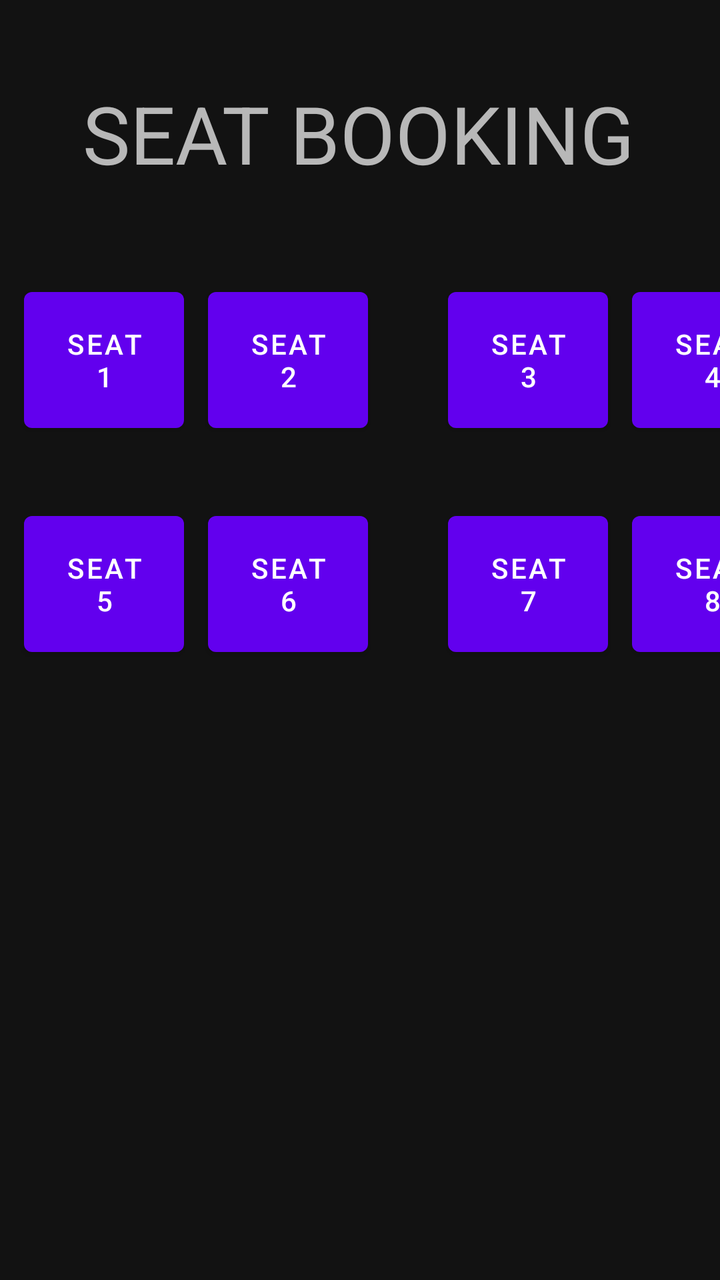
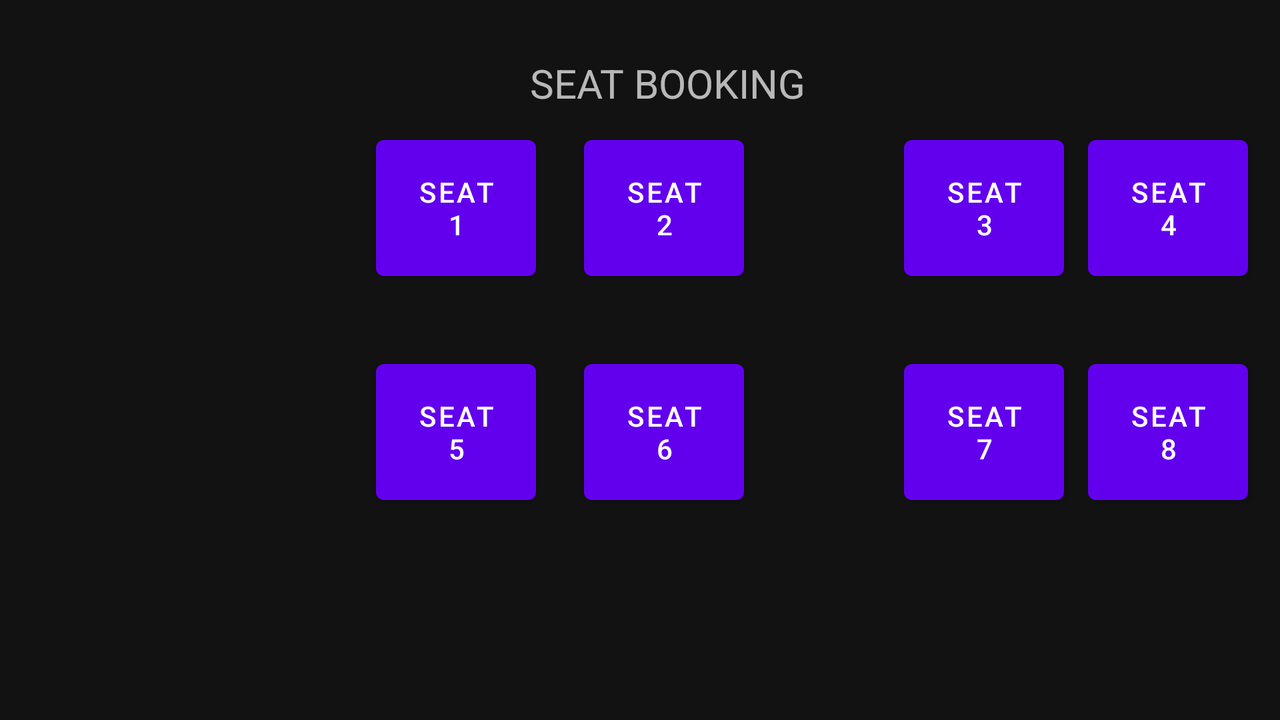

One screen, two layout resources from the same app: the default and the repository's alternative for another configuration. Each is rendered where Android would select it; the XML of both is given below.
<!-- AndroidManifest.xml: application theme Theme.Bioskop -->
<!-- res/layout/seat_fragment.xml -->
<?xml version="1.0" encoding="utf-8"?>
<androidx.constraintlayout.widget.ConstraintLayout xmlns:android="http://schemas.android.com/apk/res/android"
    xmlns:app="http://schemas.android.com/apk/res-auto"
    xmlns:tools="http://schemas.android.com/tools"
    android:layout_width="match_parent"
    android:layout_height="match_parent"
    tools:context=".seat.SeatFragment">


    <Button
        android:id="@+id/button5"
        android:layout_width="80dp"
        android:layout_height="80dp"
        android:layout_marginStart="12dp"
        android:layout_marginTop="252dp"
        android:text="Seat 5"
        app:layout_constraintStart_toStartOf="parent"
        app:layout_constraintTop_toTopOf="parent" />

    <Button
        android:id="@+id/button6"
        android:layout_width="80dp"
        android:layout_height="80dp"
        android:layout_marginStart="12dp"
        android:layout_marginTop="252dp"
        android:text="Seat 6"
        app:layout_constraintStart_toEndOf="@+id/button5"
        app:layout_constraintTop_toTopOf="parent" />

    <Button
        android:id="@+id/button7"
        android:layout_width="80dp"
        android:layout_height="80dp"
        android:layout_marginStart="40dp"
        android:layout_marginTop="252dp"
        android:text="Seat 7"
        app:layout_constraintStart_toEndOf="@+id/button2"
        app:layout_constraintTop_toTopOf="parent" />

    <Button
        android:id="@+id/button8"
        android:layout_width="80dp"
        android:layout_height="80dp"
        android:layout_marginStart="12dp"
        android:layout_marginTop="252dp"
        android:text="Seat 8"
        app:layout_constraintStart_toEndOf="@+id/button3"
        app:layout_constraintTop_toTopOf="parent" />

    <Button
        android:id="@+id/button1"
        android:layout_width="80dp"
        android:layout_height="80dp"
        android:layout_marginStart="12dp"
        android:layout_marginTop="140dp"
        android:text="Seat 1"
        app:layout_constraintStart_toStartOf="parent"
        app:layout_constraintTop_toTopOf="parent" />

    <Button
        android:id="@+id/button3"
        android:layout_width="80dp"
        android:layout_height="80dp"
        android:layout_marginStart="40dp"
        android:layout_marginTop="140dp"
        android:text="Seat 3"
        app:layout_constraintStart_toEndOf="@+id/button2"
        app:layout_constraintTop_toTopOf="parent" />

    <Button
        android:id="@+id/button4"
        android:layout_width="80dp"
        android:layout_height="80dp"
        android:layout_marginStart="12dp"
        android:layout_marginTop="140dp"
        android:text="Seat 4"
        app:layout_constraintStart_toEndOf="@+id/button3"
        app:layout_constraintTop_toTopOf="parent" />

    <Button
        android:id="@+id/button2"
        android:layout_width="80dp"
        android:layout_height="80dp"
        android:layout_marginStart="12dp"
        android:layout_marginTop="140dp"
        android:text="Seat 2"
        app:layout_constraintStart_toEndOf="@+id/button1"
        app:layout_constraintTop_toTopOf="parent" />

    <TextView
        android:id="@+id/textView"
        android:layout_width="wrap_content"
        android:layout_height="wrap_content"
        android:layout_marginTop="40dp"
        android:text="SEAT BOOKING"
        android:textSize="40dp"
        app:layout_constraintEnd_toEndOf="parent"
        app:layout_constraintHorizontal_bias="0.496"
        app:layout_constraintStart_toStartOf="parent"
        app:layout_constraintTop_toTopOf="parent" />

</androidx.constraintlayout.widget.ConstraintLayout>
<!-- resources referenced by this layout -->
<resources>
  <style name="Theme.Bioskop" parent="Theme.MaterialComponents.NoActionBar">
          
          <item name="colorPrimary">@color/purple_500</item>
          <item name="colorPrimaryVariant">@color/purple_700</item>
          <item name="colorOnPrimary">@color/white</item>
          
          <item name="colorSecondary">@color/teal_200</item>
          <item name="colorSecondaryVariant">@color/teal_700</item>
          <item name="colorOnSecondary">@color/black</item>
          
          <item name="android:statusBarColor" tools:targetApi="l">?attr/colorPrimaryVariant</item>
          
      </style>
</resources>
<!-- res/layout-land/seat_fragment.xml (the repository's variant of the layout above) -->
<!-- drawn on the phone turned sideways -->
<?xml version="1.0" encoding="utf-8"?>
<androidx.constraintlayout.widget.ConstraintLayout xmlns:android="http://schemas.android.com/apk/res/android"
    xmlns:app="http://schemas.android.com/apk/res-auto"
    xmlns:tools="http://schemas.android.com/tools"
    android:layout_width="match_parent"
    android:layout_height="match_parent"
    tools:context=".seat.SeatFragment">


    <Button
        android:id="@+id/button2"
        android:layout_width="80dp"
        android:layout_height="80dp"
        android:layout_marginStart="24dp"
        android:layout_marginTop="64dp"
        android:text="Seat 2"
        app:layout_constraintStart_toEndOf="@+id/button1"
        app:layout_constraintTop_toTopOf="parent" />

    <Button
        android:id="@+id/button6"
        android:layout_width="80dp"
        android:layout_height="80dp"
        android:layout_marginStart="24dp"
        android:layout_marginTop="176dp"
        android:text="Seat 6"
        app:layout_constraintStart_toEndOf="@+id/button5"
        app:layout_constraintTop_toTopOf="parent" />

    <Button
        android:id="@+id/button3"
        android:layout_width="80dp"
        android:layout_height="80dp"
        android:layout_marginStart="80dp"
        android:layout_marginTop="64dp"
        android:text="Seat 3"
        app:layout_constraintStart_toEndOf="@+id/button2"
        app:layout_constraintTop_toTopOf="parent" />

    <Button
        android:id="@+id/button4"
        android:layout_width="80dp"
        android:layout_height="80dp"
        android:layout_marginStart="12dp"
        android:layout_marginTop="64dp"
        android:text="Seat 4"
        app:layout_constraintStart_toEndOf="@+id/button3"
        app:layout_constraintTop_toTopOf="parent" />

    <TextView
        android:id="@+id/textView"
        android:layout_width="wrap_content"
        android:layout_height="wrap_content"
        android:layout_marginTop="28dp"
        android:text="SEAT BOOKING"
        android:textSize="20dp"
        app:layout_constraintEnd_toEndOf="parent"
        app:layout_constraintHorizontal_bias="0.528"
        app:layout_constraintStart_toStartOf="parent"
        app:layout_constraintTop_toTopOf="parent" />

    <Button
        android:id="@+id/button7"
        android:layout_width="80dp"
        android:layout_height="80dp"
        android:layout_marginStart="80dp"
        android:layout_marginTop="176dp"
        android:text="Seat 7"
        app:layout_constraintStart_toEndOf="@+id/button2"
        app:layout_constraintTop_toTopOf="parent" />

    <Button
        android:id="@+id/button8"
        android:layout_width="80dp"
        android:layout_height="80dp"
        android:layout_marginStart="12dp"
        android:layout_marginTop="176dp"
        android:text="Seat 8"
        app:layout_constraintStart_toEndOf="@+id/button3"
        app:layout_constraintTop_toTopOf="parent" />

    <Button
        android:id="@+id/button1"
        android:layout_width="80dp"
        android:layout_height="80dp"
        android:layout_marginStart="188dp"
        android:layout_marginTop="64dp"
        android:text="Seat 1"
        app:layout_constraintStart_toStartOf="parent"
        app:layout_constraintTop_toTopOf="parent" />

    <Button
        android:id="@+id/button5"
        android:layout_width="80dp"
        android:layout_height="80dp"
        android:layout_marginStart="188dp"
        android:layout_marginTop="176dp"
        android:text="Seat 5"
        app:layout_constraintStart_toStartOf="parent"
        app:layout_constraintTop_toTopOf="parent" />

</androidx.constraintlayout.widget.ConstraintLayout>
